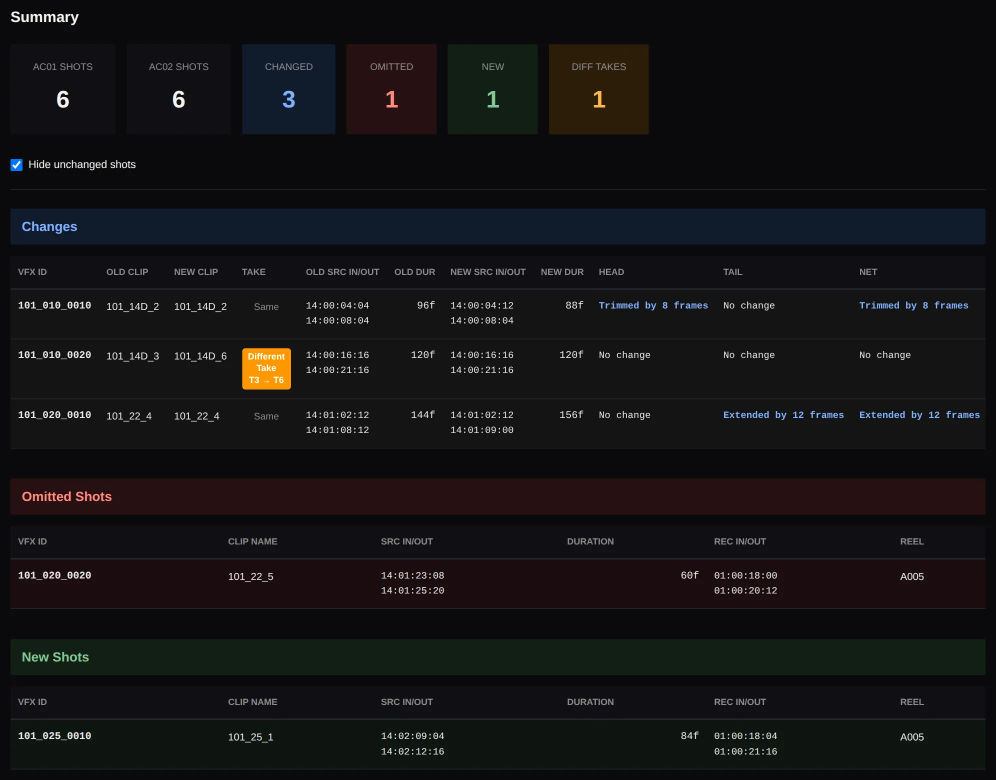
#> input picture images/edl-audit-diff.webp, 1992 x 1560 px (shown at 1/2 size)
$ python extract_level.py ../../../images/edl-audit-diff.webp
#> lines starting #> are read from the running program, lines starting #| are printed output that depends on the picture; after the words box and inside, x2 and y2 are one past the last pixel; in counts of white or black regions, pixels touching at a corner belong together
#!/usr/bin/env python3
"""
extract_level.py — Deeplight image -> graph level extractor.

Turns a hand-drawn top-down level PNG into a navigable graph JSON
(validated against deeplight.level.schema.json) and a debug overlay PNG.

Pipeline (see README "Extraction stages"):
  1. mask UI corners (title / design-notes / legend) for icon search
  2. teal tunnel mask -> morphology -> skeletonize (1px centerline)
  3. sknw -> nodes (junctions/endpoints) + edge polylines; merge & simplify
  4. start/exit from endpoint positions; other endpoints -> dead ends
  5. legend swatches auto-cropped (grid self-calibrated from saturated icons)
  6. masked multi-scale template match for placed icons, constrained near tunnels
  7. snap each icon to nearest edge (edgeId + t) or node
  8. emit levelNN.json + levelNN.debug.png

Local authoring tool only. The shipped game loads the JSON, never the image.

Usage:
  python extract_level.py levels/source/level01.png --out levels --debug
  python extract_level.py levels/source/*.png       --out levels --debug
"""

import argparse, glob, json, os, sys
import numpy as np
from PIL import Image
import cv2
from skimage.morphology import skeletonize
import sknw

EXTRACTOR_VERSION = "1.0"

# ---- shared thresholds (same for all 10 maps; no per-map hand-tuning) --------
TEAL_G_MIN      = 80      # tunnel: green channel bright
TEAL_G_OVER_R   = 12      # tunnel: greener than red
TEAL_B_MIN      = 35      # tunnel: some blue (teal, not pure green)
MORPH_CLOSE     = 7       # px: bridge small gaps in tunnel mask
MORPH_OPEN      = 3       # px: drop speckle
MIN_TUNNEL_AREA = 2000    # px: drop blobs smaller than this from tunnel mask
HOLE_MAX_AREA   = 5000    # px: seal holes smaller than this (icons); keep route-loop islands
NODE_MERGE_PX   = 24      # merge graph nodes closer than this
MIN_SPUR_PX     = 40      # drop dangling edges shorter than this (skeleton artifacts)
SIMPLIFY_EPS    = 2.5     # px: Douglas-Peucker tolerance for polylines

# UI corner boxes (fractional x0,y0,x1,y1) — blanked for ICON search only.
UI_BOXES = {
    "title":  (0.00, 0.00, 0.42, 0.06),
    "notes":  (0.00, 0.73, 0.34, 1.00),
    "legend": (0.60, 0.64, 1.00, 1.00),
}

# canonical legend order, top -> bottom. mult3x only present on some maps.
LEGEND_ORDER_7 = ["start_exit", "debris", "hostile", "shipwreck", "star", "mult2x", "deadend"]
LEGEND_ORDER_8 = ["start_exit", "debris", "hostile", "shipwreck", "star", "mult2x", "mult3x", "deadend"]

# placed-icon types we template-match on the map (start/exit & deadend come from graph)
MATCH_TYPES = ["debris", "hostile", "shipwreck", "star", "mult2x", "mult3x"]
MATCH_DS     = 0.5       # downscale factor for template matching (speed; ~16x)
MATCH_SCALES = np.linspace(0.7, 1.5, 7)
MATCH_THRESH = {  # per-type min normalized-corr; tuned against overlays
    "star": 0.45, "mult2x": 0.50, "mult3x": 0.50,
    "hostile": 0.42, "debris": 0.40, "shipwreck": 0.40,
}
SNAP_MAX_N = 0.06   # max normalized dist from an icon to a tunnel to keep it
NODE_SNAP_N = 0.022 # attach to node instead of edge if within this


# =============================================================================
# helpers
# =============================================================================
def log(msg): print(f"  {msg}", flush=True)

def box_px(box, W, H):
    x0, y0, x1, y1 = box
    return int(x0 * W), int(y0 * H), int(x1 * W), int(y1 * H)


def fill_small_holes(binary, max_area):
    """Fill enclosed holes smaller than max_area px. Keeps large holes (the rock
    islands that form real route loops, and the shipwreck void) OPEN so loop
    topology survives; seals icon-sized holes (icons are drawn on the tunnels and
    aren't teal, so they punch false holes that would create skeleton branches)."""
    inv = (binary == 0).astype(np.uint8)
    n, lbl, stats, _ = cv2.connectedComponentsWithStats(inv, 8)
    out = binary.copy()
    border = set(lbl[0, :]) | set(lbl[-1, :]) | set(lbl[:, 0]) | set(lbl[:, -1])
    for i in range(1, n):
        if i in border:           # touches image edge -> real background, keep
            continue
        if stats[i, cv2.CC_STAT_AREA] < max_area:
            out[lbl == i] = 1     # seal small interior hole (icon)
    return out


def tunnel_mask(rgb, ui_boxes=None):
    """Boolean mask of the bright teal tunnel paths."""
    H, W, _ = rgb.shape
    r = rgb[..., 0].astype(int); g = rgb[..., 1].astype(int); b = rgb[..., 2].astype(int)
    m = (g > TEAL_G_MIN) & (g > r + TEAL_G_OVER_R) & (b > TEAL_B_MIN) & (b < g + 60)
    m = m.astype(np.uint8)
    if ui_boxes:  # drop title/legend/notes teal (text + icons), not real tunnels
        for box in ui_boxes.values():
            x0, y0, x1, y1 = box_px(box, W, H)
            m[y0:y1, x0:x1] = 0
    m = cv2.morphologyEx(m, cv2.MORPH_CLOSE, np.ones((MORPH_CLOSE, MORPH_CLOSE), np.uint8))
    # keep only large connected components (drop speckle)
    n, lbl, stats, _ = cv2.connectedComponentsWithStats(m, 8)
    keep = np.zeros_like(m)
    for i in range(1, n):
        if stats[i, cv2.CC_STAT_AREA] >= MIN_TUNNEL_AREA:
            keep[lbl == i] = 1
    keep = fill_small_holes(keep, HOLE_MAX_AREA)   # seal icon-holes, keep route loops
    keep = cv2.morphologyEx(keep, cv2.MORPH_OPEN, np.ones((MORPH_OPEN, MORPH_OPEN), np.uint8))
    return keep > 0


def build_graph(skel):
    """sknw -> dict graph: nodes {id:(x,y,deg)}, edges [(a,b,[(x,y)...])]. pixel coords."""
    g = sknw.build_sknw(skel.astype(np.uint16), multi=False)
    nodes = {}
    for nid in g.nodes():
        y, x = g.nodes[nid]["o"]
        nodes[nid] = [float(x), float(y), g.degree(nid)]
    edges = []
    for a, b in g.edges():
        pts = g[a][b]["pts"]  # (row,col) = (y,x)
        poly = [(float(p[1]), float(p[0])) for p in pts]
        # order endpoints to match node a -> b
        ax, ay, _ = nodes[a];
        if poly and (abs(poly[0][0] - ax) + abs(poly[0][1] - ay)) > (abs(poly[-1][0] - ax) + abs(poly[-1][1] - ay)):
            poly = poly[::-1]
        # ensure the node coords are the true endpoints
        poly = [(ax, ay)] + poly + [(nodes[b][0], nodes[b][1])]
        edges.append([a, b, poly])
    return nodes, edges


# [32 lines left out: function merge_nodes, not called in this run]


def poly_len(poly):
    return sum(np.hypot(poly[i+1][0]-poly[i][0], poly[i+1][1]-poly[i][1]) for i in range(len(poly)-1))


# [109 lines left out: functions drop_spurs, simplify, hue_class, extract_legend, not called in this run]


# =============================================================================
# icon detection by colour blobs (fast + robust; the maps use a discrete palette)
# =============================================================================
# HSV ranges (OpenCV: H 0-180). Tunnels are teal (H~80-95) and are excluded.
# Brown (debris/wreck) is detected separately in RGB (R>G>B), see detect_icons.
COLOR_RANGES = {
    "hostile": [((0, 90, 80), (12, 255, 255)), ((168, 90, 80), (180, 255, 255))],  # red
    "star":    [((18, 90, 120), (38, 255, 255))],                                   # yellow
    "blue":    [((100, 80, 90), (132, 255, 255))],                                  # mult 2x/3x
}
ICON_MIN_AREA   = 180     # px: ignore tiny colour specks
DEBRIS_MIN_AREA = 350     # px: min brown blob to count as debris
SHIPWRECK_AREA  = 6000    # px: consolidated brown blob this big = the shipwreck


# [113 lines left out: functions classify_mult, detect_icons, pt_seg_dist, snap_to_graph, not called in this run]


# =============================================================================
# main per-image
# =============================================================================
def extract(path, outdir, debug):
    name = os.path.splitext(os.path.basename(path))[0]
    print(f"[{name}] {path}")
    rgb = np.asarray(Image.open(path).convert("RGB"))
    H, W, _ = rgb.shape
    warnings = []

    # 1. tunnel mask + skeleton
    mask = tunnel_mask(rgb, UI_BOXES)
    log(f"tunnel pixels: {mask.mean()*100:.1f}%")
    for bn, box in UI_BOXES.items():
        x0, y0, x1, y1 = box_px(box, W, H)
        frac = mask[y0:y1, x0:x1].mean()
        if frac > 0.04:
            warnings.append(f"UI box '{bn}' overlaps tunnel ({frac*100:.0f}%) — graph may be affected")
            log("WARN " + warnings[-1])
    skel = skeletonize(mask)

    # 2. graph
    nodes, edges = build_graph(skel)
    nodes, edges = merge_nodes(nodes, edges, NODE_MERGE_PX)
    nodes, edges = drop_spurs(nodes, edges, MIN_SPUR_PX)
    for e in edges: e[2] = simplify(e[2], SIMPLIFY_EPS)
    log(f"graph: {len(nodes)} nodes, {len(edges)} edges")

    # 3. start/exit + dead ends (by endpoint position)
    deg = {n: 0 for n in nodes}
    for a, b, _ in edges: deg[a]+=1; deg[b]+=1
    endpoints = [n for n in nodes if deg[n] == 1]
    if len(endpoints) < 2:
        warnings.append("fewer than 2 endpoints; start/exit guessed from extremes")
        endpoints = sorted(nodes, key=lambda n: nodes[n][1])
    start = max(endpoints, key=lambda n: nodes[n][1])   # lowest on map
    exit_ = min(endpoints, key=lambda n: nodes[n][1])   # highest on map
    kind = {}
    for n in nodes:
        if n == start: kind[n] = "start"
        elif n == exit_: kind[n] = "exit"
        elif deg[n] == 1: kind[n] = "deadend"
        else: kind[n] = "junction"

    # 4. legend + icons
    dbg = cv2.cvtColor(rgb, cv2.COLOR_RGB2BGR).copy() if debug else None
    legend, has_3x = extract_legend(rgb, dbg)
    log(f"legend: {len(legend)} swatches (3x map: {has_3x})")
    icons = detect_icons(rgb, legend, mask)
    log(f"icon blobs detected: {len(icons)}")

    # normalized graph
    nodesN = {f"n{n}": [nodes[n][0]/W, nodes[n][1]/H, kind[n]] for n in nodes}
    idmap = {n: f"n{n}" for n in nodes}
    edgesN = {}
    for i, (a, b, poly) in enumerate(edges):
        eid = f"e{i}"
        edgesN[eid] = [idmap[a], idmap[b], [(x/W, y/H) for x, y in poly]]

    # 5. snap icons
    payloads = []
    for k, ic in enumerate(icons):
        p = (ic["cx"]/W, ic["cy"]/H)
        kindref, refid, t, dist = snap_to_graph(p, {k: v for k, v in nodesN.items()},
                                                edgesN)
        if dist > SNAP_MAX_N:
            continue  # icon not near any tunnel -> reject (likely false positive)
        if refid in (idmap[start], idmap[exit_]):
            continue  # the START sub (yellow) / EXIT marker -> not a payload
        payloads.append({"id": f"p{k}", "type": ic["type"], "edgeOrNodeId": refid,
                         "t": round(t, 4), "confidence": round(ic["score"], 3),
                         "_px": (ic["cx"], ic["cy"])})
    log(f"payloads snapped: {len(payloads)} (rejected {len(icons)-len(payloads)} off-tunnel)")

    # 6. assemble JSON
    level = {
        "id": name, "name": name.replace("level", "Level "),
        "difficulty": int(name.replace("level", "") or 1) if name.replace("level","").isdigit() else 1,
        "startNodeId": idmap[start], "exitNodeId": idmap[exit_],
        "nodes": [{"id": idmap[n], "x": round(nodes[n][0]/W, 5),
                   "y": round(nodes[n][1]/H, 5), "kind": kind[n]} for n in nodes],
        "edges": [{"id": eid, "from": e[0], "to": e[1],
                   "polyline": [[round(x, 5), round(y, 5)] for x, y in e[2]],
                   "lengthN": round(poly_len([(x*W, y*H) for x, y in e[2]]) / ((W+H)/2), 5)}
                  for eid, e in edgesN.items()],
        "payloads": [{k: v for k, v in p.items() if not k.startswith("_")} for p in payloads],
        "meta": {"sourceImage": os.path.basename(path), "sourcePixelSize": [W, H],
                 "extractorVersion": EXTRACTOR_VERSION, "warnings": warnings},
    }
    os.makedirs(outdir, exist_ok=True)
    outpath = os.path.join(outdir, f"{name}.json")
    with open(outpath, "w") as f: json.dump(level, f, indent=1)
    log(f"wrote {outpath}")

    # 7. debug overlay
    if debug:
        COL = {"start": (0,255,0), "exit": (255,255,0), "junction": (255,255,255), "deadend": (0,0,255)}
        ICN = {"hostile": (0,0,255), "debris": (60,140,200), "shipwreck": (40,90,160),
               "star": (0,220,255), "mult2x": (255,180,0), "mult3x": (255,90,0)}
        for eid, (a, b, poly) in edgesN.items():
            pp = np.array([[int(x*W), int(y*H)] for x, y in poly], np.int32)
            cv2.polylines(dbg, [pp], False, (0,255,180), 2)
        for n in nodes:
            c = (int(nodes[n][0]), int(nodes[n][1]))
            cv2.circle(dbg, c, 7, COL[kind[n]], -1); cv2.circle(dbg, c, 7, (0,0,0), 1)
        for p in payloads:
            cx, cy = int(p["_px"][0]), int(p["_px"][1])
            col = ICN.get(p["type"], (200,200,200))
            cv2.drawMarker(dbg, (cx, cy), col, cv2.MARKER_DIAMOND, 22, 2)
            cv2.putText(dbg, p["type"], (cx+10, cy), cv2.FONT_HERSHEY_SIMPLEX, 0.5, col, 1, cv2.LINE_AA)
        dpath = os.path.join(outdir, f"{name}.debug.png")
        cv2.imwrite(dpath, dbg)
        log(f"wrote {dpath}")
    if warnings:
        log(f"{len(warnings)} warning(s) logged into meta.warnings")
    return level


def main():
    ap = argparse.ArgumentParser()
    ap.add_argument("inputs", nargs="+")
    ap.add_argument("--out", default="levels")
    ap.add_argument("--debug", action="store_true")
    args = ap.parse_args()
    paths = []
    for p in args.inputs: paths.extend(sorted(glob.glob(p)))
    if not paths: sys.exit("no input images matched")
    for p in paths:
        try:
            extract(p, args.out, args.debug)
#> in extract, rgb is the input picture: shape (1560, 1992, 3); mean R, G, B 20.3, 19.7, 20.7
#> in tunnel_mask, `r = rgb[..., 0].astype(int)`:
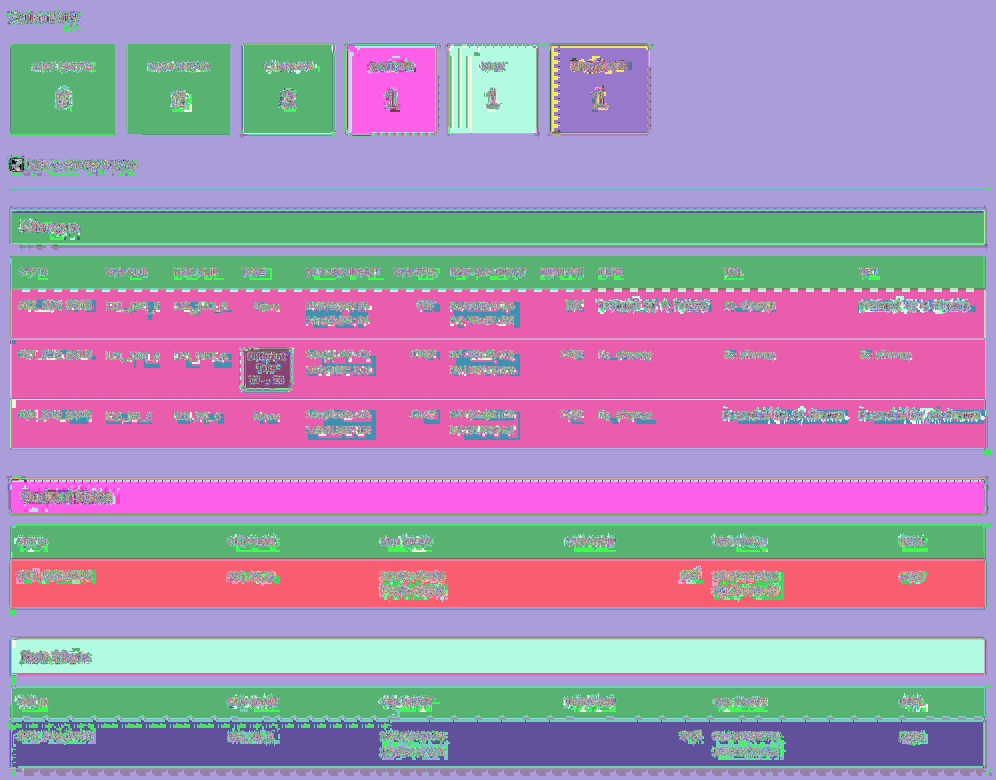
#> r: shape (1560, 1992) int64 (shown at 1/2 size); 256 distinct labels, from 0 to 255; one colour per label, 0 black
#> in tunnel_mask, `g = rgb[..., 1].astype(int)`:
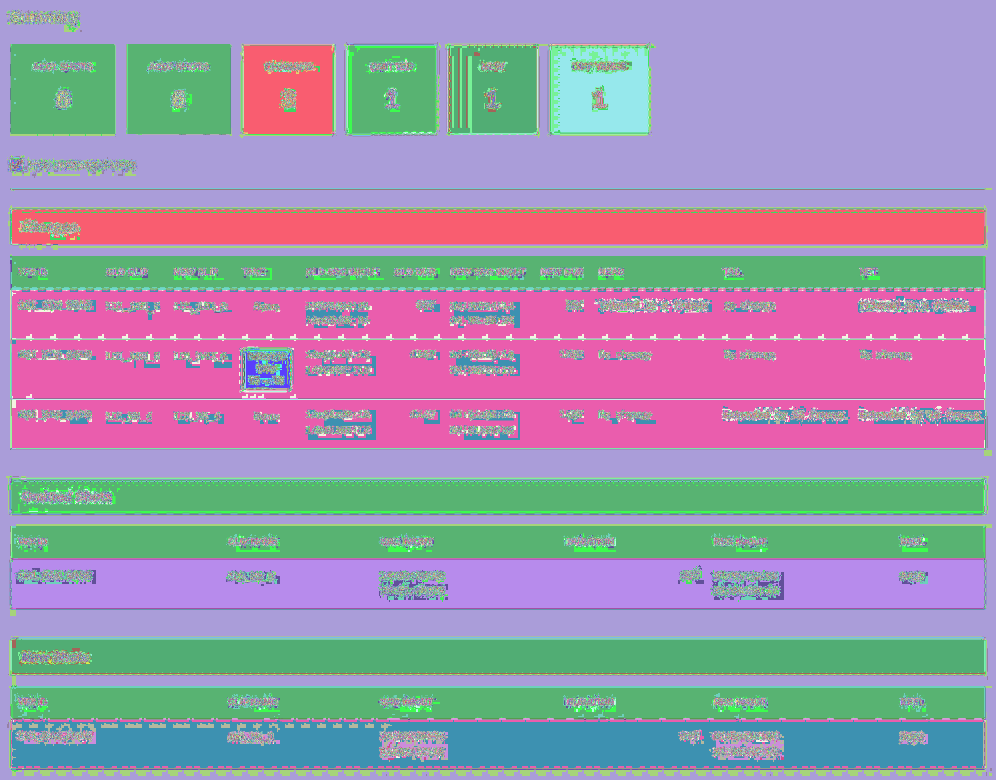
#> g: shape (1560, 1992) int64 (shown at 1/2 size); 256 distinct labels, from 0 to 255; one colour per label, 0 black
#> in tunnel_mask, `b = rgb[..., 2].astype(int)`:
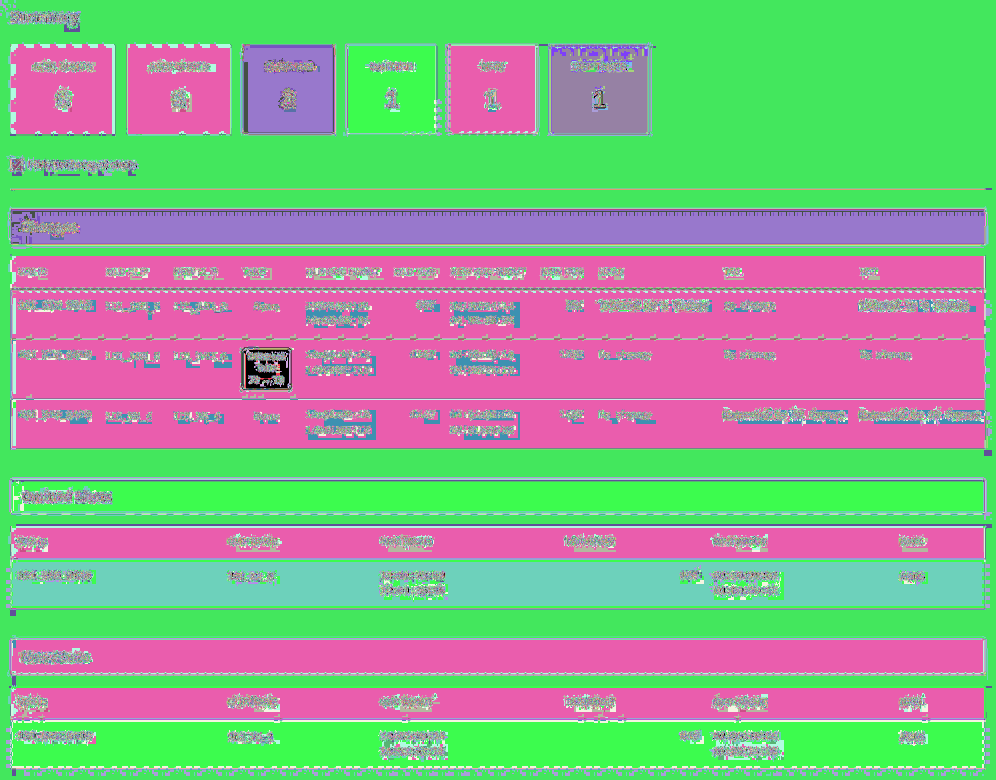
#> b: shape (1560, 1992) int64 (shown at 1/2 size); 256 distinct labels, from 0 to 255; one colour per label, 0 black
#> after the loop in tunnel_mask, `for box in ui_boxes.values():`:
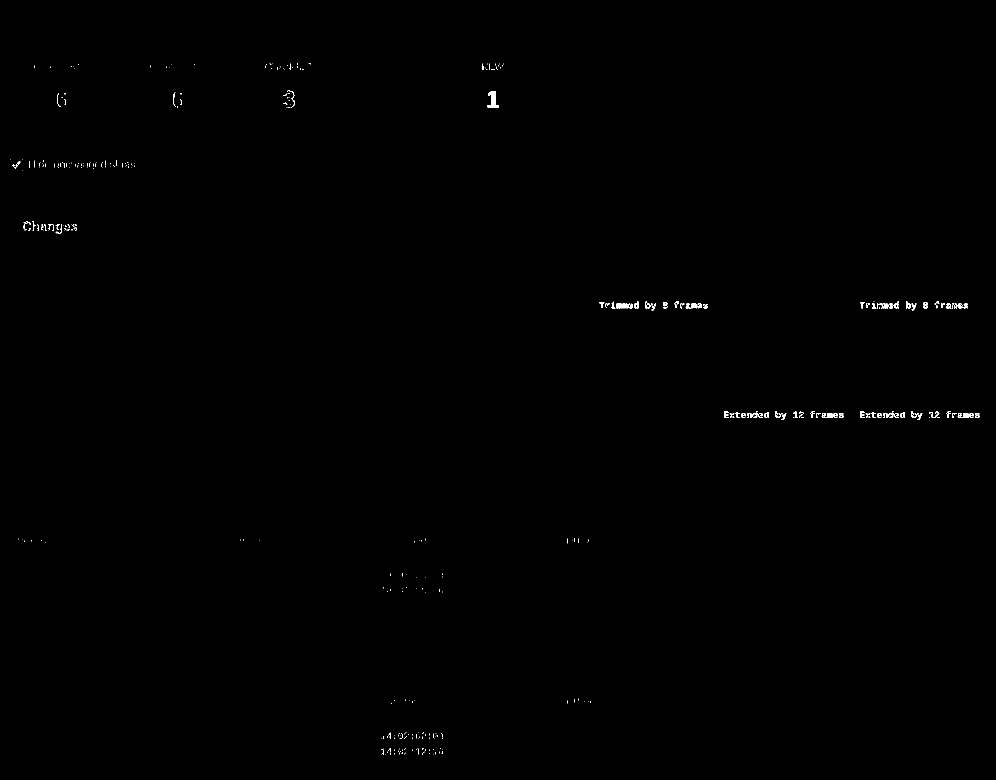
#> m: shape (1560, 1992) (shown at 1/2 size); values 0 (black) and 1 (white), 0.19% white in thin lines or dots, all inside (x1, y1, x2, y2) = (21, 127, 1959, 1509)
#> in tunnel_mask, `m = cv2.morphologyEx(m, cv2.MORPH_CLOSE, np.ones((MORPH_CLOSE, MORPH_C..`:
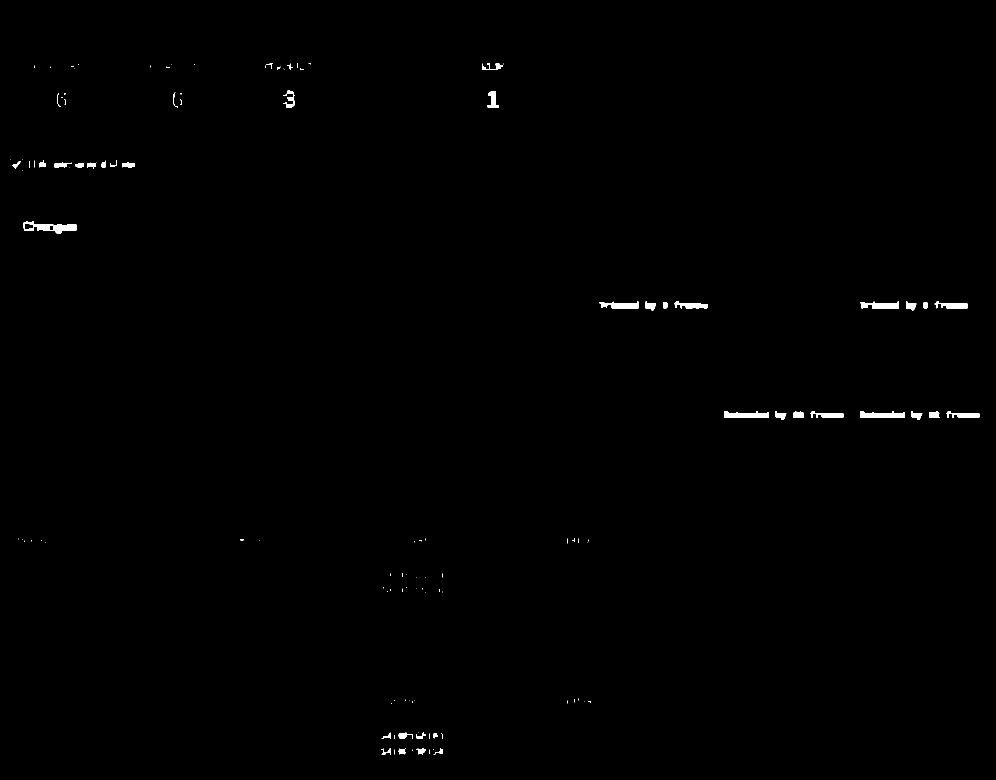
#> m: shape (1560, 1992) (shown at 1/2 size); values 0 (black) and 1 (white), 0.39% white; 120 white regions (74 under 20 px), largest, box (x1, y1, x2, y2) and area: (47, 443, 154, 468) 1266, (1448, 822, 1538, 836) 948, (1720, 822, 1810, 836) 948
#> in tunnel_mask, `n, lbl, stats, _ = cv2.connectedComponentsWithStats(m, 8)`: n = 121; stats = 121 rows, first 6: [0, 0, 1992, 1560, 3095489], [532, 127, 14, 11, 29], [575, 127, 11, 13, 48], [594, 127, 2, 8, 16], [617, 127, 5, 2, 6], [965, 127, 41, 13, 223]
#> in fill_small_holes, `n, lbl, stats, _ = cv2.connectedComponentsWithStats(inv, 8)`: n = 2; stats = [[-1, 2147483647, 0, 0, 0], [0, 0, 1992, 1560, 3107520]]
#> in fill_small_holes, `border = set(lbl[0, :]) | set(lbl[-1, :]) | set(lbl[:, 0]) | set(lbl[:..`: border = 1 item
#> after the loop in extract, `for bn, box in UI_BOXES.items():`: warnings = []
#> (the call stopped at in build_graph, `g = sknw.build_sknw(skel.astype(np.uint16), multi=False)`: sknw is not available in this run)
        except Exception as e:
            print(f"[ERROR] {p}: {e}", file=sys.stderr)
            import traceback; traceback.print_exc()


if __name__ == "__main__":
    main()
